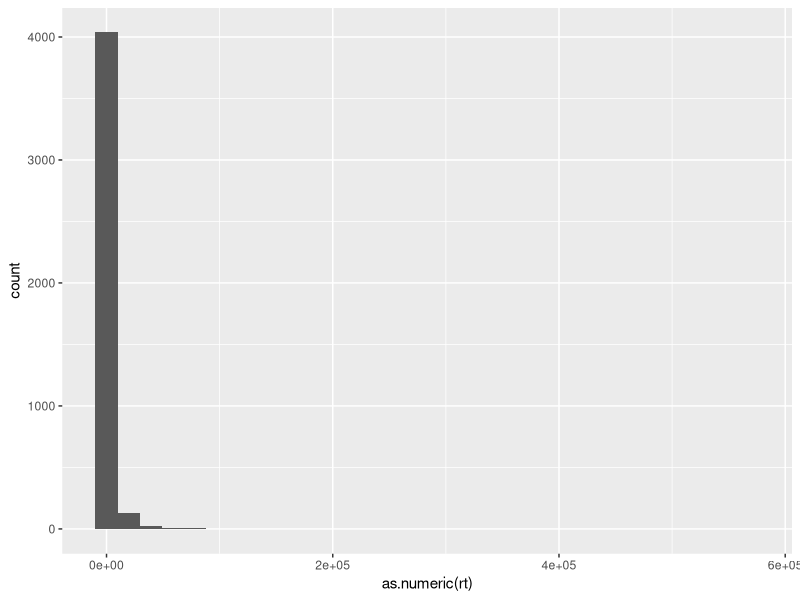

R code for this plot: (Note: this script raises an error after producing the figure.)
## ---- chunk 1
library(tidyverse)
## ---- chunk 2
sona_data = read.csv("../data/savic-rhyming-sona.csv") %>%
  select(-sona_id) %>% mutate(data_source = "sona")

# repeat for prolific

prolific_data = read.csv ("../data/savic-rhyming-prolific.csv") %>%
  select(-PROLIFIC_PID) %>% mutate(data_source = "prolific")

## ---- chunk 3
##prolific_data <- prolific_data %>% select(names(sona_data))
final_data = rbind(sona_data, prolific_data) %>%
 mutate(rt = as.numeric(rt),
        relatedness = as.factor(relatedness),
        condition = as.factor(condition))%>%
  mutate(condition = fct_recode(condition, 
                                "non-rhyming" = "1",
                               "rhyming" = "2"))
## ---- chunk 4
#number of rows and columns 
nrow(final_data)
ncol(final_data)
## ---- chunk 5
#unique participants and trials

final_data%>% 
group_by(ID)%>% 
count()

final_data %>% 
  filter(typeoftrial == "sentence") %>%
  group_by(ID) %>% 
  count()

final_data %>% 
  filter(typeoftrial == "attention") %>%
  group_by(ID) %>% 
  count()

final_data %>% 
  filter(typeoftrial == "target") %>%
  group_by(ID) %>% 
  count()

## ---- chunk 6
levels(final_data$condition)
levels(final_data$relatedness)
## ---- chunk 7
ggplot(data = final_data) +
  geom_histogram(mapping = aes (x = as.numeric(rt)))

range(as.numeric(prereg$rt))

## ---- chunk 8
#editing all attention trials to adjust for typos

attention_trials= final_data%>% 
  filter(typeoftrial == "attention") %>% 
  select(ID, response, novel1, novel2, correct) %>% 
    rowwise() %>%
  mutate(response = ifelse(is.na(response), "blank", response)) %>%
  mutate(across(c(novel1, novel2), ~ replace_na(., "NOT_FOUND"))) %>% 
  mutate(edit_novel1 = adist(novel1, response),
         edit_novel2 = adist(novel2, response)) %>% 
  mutate(revised_correct = ifelse(edit_novel1 <= 2 |
                                    edit_novel2 <= 2,
                                    1, 0),
          mismatch = ifelse(correct == revised_correct, 0, 1)) %>%
  ungroup()
## ---- chunk 9
attention_trials  %>% 
  summarize(mean_accuracy = mean(revised_correct), 
            sd_accuracy = sd(revised_correct))

## summarize participant accuracy 
subject_attention_accuracy = attention_trials  %>% 
  group_by(ID)  %>% 
  summarize(mean_accuracy = mean(revised_correct))

# find IDs with less than 75% accuracy
low_acc_IDs = subject_attention_accuracy  %>% 
  filter(mean_accuracy < 0.75)  %>% 
  pull(ID)
## ---- chunk 10
priming_data = final_data %>% filter(typeoftrial == "target") %>% 
  select (ID, rt, condition, relatedness, prime, response, type, correct, block_number, target, correct_key) %>% 
  filter(!is.na(rt), rt> 200, rt< 1500, correct == "true", block_number == 1) %>% 
  filter(relatedness %in% c("related", "unrelated")) %>%
  filter(!ID %in% low_acc_IDs)

## ---- chunk 11
priming_data %>%
  group_by(condition, relatedness) %>%
  summarise(mean_rt = mean(rt)) %>%
  ggplot() +
  geom_col(mapping= aes(x= condition, y= mean_rt, 
                        group= relatedness, fill= relatedness),
           position = "dodge") +
  theme_bw() +
  scale_fill_manual(values = c("firebrick2", "lightblue"))
## ---- chunk 12
library(lmerTest)

rt_model = lmer(data = priming_data, rt~ relatedness*condition + (1|ID))
## ---- chunk 13
car::Anova(rt_model)
nobs(rt_model)
# load packages
check_model(rt_model)
